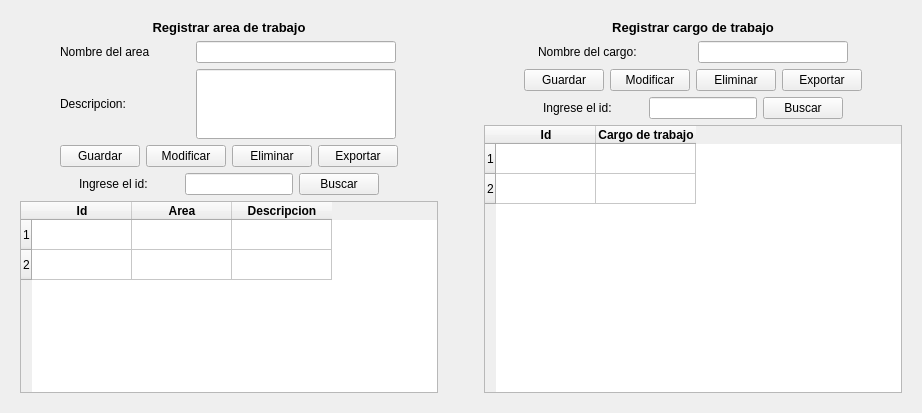
         <widget class="QWidget" name="page_4">
          <layout class="QVBoxLayout" name="verticalLayout_9">
           <item>
            <widget class="QWidget" name="widget_7" native="true">
             <layout class="QGridLayout" name="gridLayout_8">
              <item row="0" column="0">
               <layout class="QHBoxLayout" name="horizontalLayout_37">
                <item>
                 <layout class="QVBoxLayout" name="verticalLayout_10">
                  <item>
                   <widget class="QLabel" name="label_7">
                    <property name="font">
                     <font>
                      <pointsize>10</pointsize>
                      <bold>true</bold>
                     </font>
                    </property>
                    <property name="text">
                     <string>Registrar area de trabajo</string>
                    </property>
                    <property name="alignment">
                     <set>Qt::AlignCenter</set>
                    </property>
                   </widget>
                  </item>
                  <item>
                   <layout class="QHBoxLayout" name="horizontalLayout_26">
                    <item>
                     <widget class="QLabel" name="label_28">
                      <property name="minimumSize">
                       <size>
                        <width>90</width>
                        <height>0</height>
                       </size>
                      </property>
                      <property name="maximumSize">
                       <size>
                        <width>90</width>
                        <height>16777215</height>
                       </size>
                      </property>
                      <property name="text">
                       <string>Nombre del area:</string>
                      </property>
                     </widget>
                    </item>
                    <item>
                     <widget class="QLineEdit" name="area">
                      <property name="minimumSize">
                       <size>
                        <width>200</width>
                        <height>0</height>
                       </size>
                      </property>
                      <property name="maximumSize">
                       <size>
                        <width>200</width>
                        <height>16777215</height>
                       </size>
                      </property>
                     </widget>
                    </item>
                   </layout>
                  </item>
                  <item>
                   <layout class="QHBoxLayout" name="horizontalLayout_31">
                    <item>
                     <widget class="QLabel" name="label_32">
                      <property name="minimumSize">
                       <size>
                        <width>90</width>
                        <height>22</height>
                       </size>
                      </property>
                      <property name="maximumSize">
                       <size>
                        <width>90</width>
                        <height>22</height>
                       </size>
                      </property>
                      <property name="text">
                       <string>Descripcion:</string>
                      </property>
                     </widget>
                    </item>
                    <item>
                     <widget class="QLineEdit" name="texto">
                      <property name="minimumSize">
                       <size>
                        <width>200</width>
                        <height>70</height>
                       </size>
                      </property>
                      <property name="maximumSize">
                       <size>
                        <width>200</width>
                        <height>70</height>
                       </size>
                      </property>
                      <property name="alignment">
                       <set>Qt::AlignLeading|Qt::AlignLeft|Qt::AlignTop</set>
                      </property>
                     </widget>
                    </item>
                   </layout>
                  </item>
                  <item>
                   <layout class="QHBoxLayout" name="horizontalLayout_28">
                    <item>
                     <spacer name="horizontalSpacer_8">
                      <property name="orientation">
                       <enum>Qt::Horizontal</enum>
                      </property>
                      <property name="sizeHint" stdset="0">
                       <size>
                        <width>40</width>
                        <height>20</height>
                       </size>
                      </property>
                     </spacer>
                    </item>
                    <item>
                     <widget class="QPushButton" name="btn_guardar1">
                      <property name="text">
                       <string>Guardar</string>
                      </property>
                     </widget>
                    </item>
                    <item>
                     <widget class="QPushButton" name="btn_modificar1">
                      <property name="text">
                       <string>Modificar</string>
                      </property>
                     </widget>
                    </item>
                    <item>
                     <widget class="QPushButton" name="btn_eliminar1">
                      <property name="text">
                       <string>Eliminar</string>
                      </property>
                     </widget>
                    </item>
                    <item>
                     <widget class="QPushButton" name="btn_exportar_1">
                      <property name="text">
                       <string>Exportar</string>
                      </property>
                     </widget>
                    </item>
                    <item>
                     <spacer name="horizontalSpacer_9">
                      <property name="orientation">
                       <enum>Qt::Horizontal</enum>
                      </property>
                      <property name="sizeHint" stdset="0">
                       <size>
                        <width>40</width>
                        <height>20</height>
                       </size>
                      </property>
                     </spacer>
                    </item>
                   </layout>
                  </item>
                  <item>
                   <layout class="QHBoxLayout" name="horizontalLayout_27">
                    <item>
                     <spacer name="horizontalSpacer_35">
                      <property name="orientation">
                       <enum>Qt::Horizontal</enum>
                      </property>
                      <property name="sizeHint" stdset="0">
                       <size>
                        <width>40</width>
                        <height>20</height>
                       </size>
                      </property>
                     </spacer>
                    </item>
                    <item>
                     <widget class="QLabel" name="label_34">
                      <property name="minimumSize">
                       <size>
                        <width>100</width>
                        <height>0</height>
                       </size>
                      </property>
                      <property name="text">
                       <string>Ingrese el id:</string>
                      </property>
                     </widget>
                    </item>
                    <item>
                     <widget class="QLineEdit" name="lineEdit_12"/>
                    </item>
                    <item>
                     <widget class="QPushButton" name="btn_buscar_1">
                      <property name="text">
                       <string>Buscar</string>
                      </property>
                     </widget>
                    </item>
                    <item>
                     <spacer name="horizontalSpacer_36">
                      <property name="orientation">
                       <enum>Qt::Horizontal</enum>
                      </property>
                      <property name="sizeHint" stdset="0">
                       <size>
                        <width>40</width>
                        <height>20</height>
                       </size>
                      </property>
                     </spacer>
                    </item>
                   </layout>
                  </item>
                  <item>
                   <widget class="QTableWidget" name="tableWidget_3">
                    <row/>
                    <row/>
                    <column>
                     <property name="text">
                      <string>Id</string>
                     </property>
                     <property name="font">
                      <font>
                       <bold>true</bold>
                      </font>
                     </property>
                    </column>
                    <column>
                     <property name="text">
                      <string>Area</string>
                     </property>
                     <property name="font">
                      <font>
                       <bold>true</bold>
                      </font>
                     </property>
                    </column>
                    <column>
                     <property name="text">
                      <string>Descripcion</string>
                     </property>
                     <property name="font">
                      <font>
                       <bold>true</bold>
                      </font>
                     </property>
                    </column>
                   </widget>
                  </item>
                 </layout>
                </item>
                <item>
                 <spacer name="horizontalSpacer_12">
                  <property name="orientation">
                   <enum>Qt::Horizontal</enum>
                  </property>
                  <property name="sizeHint" stdset="0">
                   <size>
                    <width>40</width>
                    <height>20</height>
                   </size>
                  </property>
                 </spacer>
                </item>
                <item>
                 <layout class="QVBoxLayout" name="verticalLayout_16">
                  <item>
                   <widget class="QLabel" name="label_30">
                    <property name="font">
                     <font>
                      <pointsize>10</pointsize>
                      <bold>true</bold>
                     </font>
                    </property>
                    <property name="text">
                     <string>Registrar cargo de trabajo</string>
                    </property>
                    <property name="alignment">
                     <set>Qt::AlignCenter</set>
                    </property>
                   </widget>
                  </item>
                  <item>
                   <layout class="QHBoxLayout" name="horizontalLayout_29">
                    <item>
                     <widget class="QLabel" name="label_31">
                      <property name="minimumSize">
                       <size>
                        <width>100</width>
                        <height>0</height>
                       </size>
                      </property>
                      <property name="maximumSize">
                       <size>
                        <width>100</width>
                        <height>16777215</height>
                       </size>
                      </property>
                      <property name="text">
                       <string>Nombre del cargo:</string>
                      </property>
                     </widget>
                    </item>
                    <item>
                     <widget class="QLineEdit" name="cargo">
                      <property name="minimumSize">
                       <size>
                        <width>150</width>
                        <height>0</height>
                       </size>
                      </property>
                      <property name="maximumSize">
                       <size>
                        <width>150</width>
                        <height>16777215</height>
                       </size>
                      </property>
                     </widget>
                    </item>
                   </layout>
                  </item>
                  <item>
                   <layout class="QHBoxLayout" name="horizontalLayout_30">
                    <item>
                     <spacer name="horizontalSpacer_10">
                      <property name="orientation">
                       <enum>Qt::Horizontal</enum>
                      </property>
                      <property name="sizeHint" stdset="0">
                       <size>
                        <width>40</width>
                        <height>20</height>
                       </size>
                      </property>
                     </spacer>
                    </item>
                    <item>
                     <widget class="QPushButton" name="btn_guardar2">
                      <property name="text">
                       <string>Guardar</string>
                      </property>
                     </widget>
                    </item>
                    <item>
                     <widget class="QPushButton" name="btn_modificar2">
                      <property name="text">
                       <string>Modificar</string>
                      </property>
                     </widget>
                    </item>
                    <item>
                     <widget class="QPushButton" name="btn_eliminar2">
                      <property name="text">
                       <string>Eliminar</string>
                      </property>
                     </widget>
                    </item>
                    <item>
                     <widget class="QPushButton" name="btn_exportar_2">
                      <property name="text">
                       <string>Exportar</string>
                      </property>
                     </widget>
                    </item>
                    <item>
                     <spacer name="horizontalSpacer_11">
                      <property name="orientation">
                       <enum>Qt::Horizontal</enum>
                      </property>
                      <property name="sizeHint" stdset="0">
                       <size>
                        <width>40</width>
                        <height>20</height>
                       </size>
                      </property>
                     </spacer>
                    </item>
                   </layout>
                  </item>
                  <item>
                   <layout class="QHBoxLayout" name="horizontalLayout_36">
                    <item>
                     <spacer name="horizontalSpacer_37">
                      <property name="orientation">
                       <enum>Qt::Horizontal</enum>
                      </property>
                      <property name="sizeHint" stdset="0">
                       <size>
                        <width>40</width>
                        <height>20</height>
                       </size>
                      </property>
                     </spacer>
                    </item>
                    <item>
                     <widget class="QLabel" name="label_35">
                      <property name="minimumSize">
                       <size>
                        <width>100</width>
                        <height>0</height>
                       </size>
                      </property>
                      <property name="text">
                       <string>Ingrese el id:</string>
                      </property>
                     </widget>
                    </item>
                    <item>
                     <widget class="QLineEdit" name="lineEdit_13"/>
                    </item>
                    <item>
                     <widget class="QPushButton" name="btn_buscar_2">
                      <property name="text">
                       <string>Buscar</string>
                      </property>
                     </widget>
                    </item>
                    <item>
                     <spacer name="horizontalSpacer_38">
                      <property name="orientation">
                       <enum>Qt::Horizontal</enum>
                      </property>
                      <property name="sizeHint" stdset="0">
                       <size>
                        <width>40</width>
                        <height>20</height>
                       </size>
                      </property>
                     </spacer>
                    </item>
                   </layout>
                  </item>
                  <item>
                   <widget class="QTableWidget" name="tableWidget_4">
                    <row/>
                    <row/>
                    <column>
                     <property name="text">
                      <string>Id</string>
                     </property>
                     <property name="font">
                      <font>
                       <bold>true</bold>
                      </font>
                     </property>
                    </column>
                    <column>
                     <property name="text">
                      <string>Cargo de trabajo</string>
                     </property>
                     <property name="font">
                      <font>
                       <bold>true</bold>
                      </font>
                     </property>
                    </column>
                   </widget>
                  </item>
                 </layout>
                </item>
               </layout>
              </item>
             </layout>
            </widget>
           </item>
          </layout>
         </widget>
